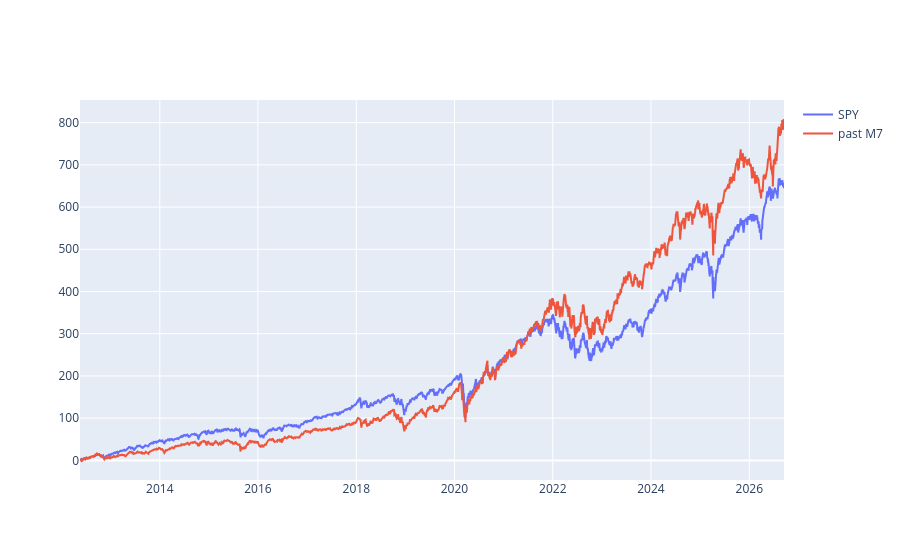

Notebook source saved alongside this figure:
### Code cell
fig6=go.Figure()
#first dataset(SPY)
fig6.add_scatter(x=normalized.index,y=normalized["SPY"],name="SPY",mode="lines")
#second dataset(past M7)
fig6.add_scatter(x=normalized_1.index,y=normalized_1["M7"],name="past M7",mode="lines")

fig6.show()

### Figure 1 — Plotly figure (JSON) as saved in the notebook; plotly's stock layout.template omitted (floating-point values rounded to 4 significant figures; data arrays with more than 128 entries replaced by an {"elided": "..."} marker saying what was removed)
{"data": [{"mode": "lines", "name": "SPY", "type": "scatter", "x": {"elided": "3602 str values"}, "y": {"elided": "3602 float values"}}, {"mode": "lines", "name": "past M7", "type": "scatter", "x": {"elided": "3601 str values"}, "y": {"elided": "3601 float values"}}], "layout": {}}
